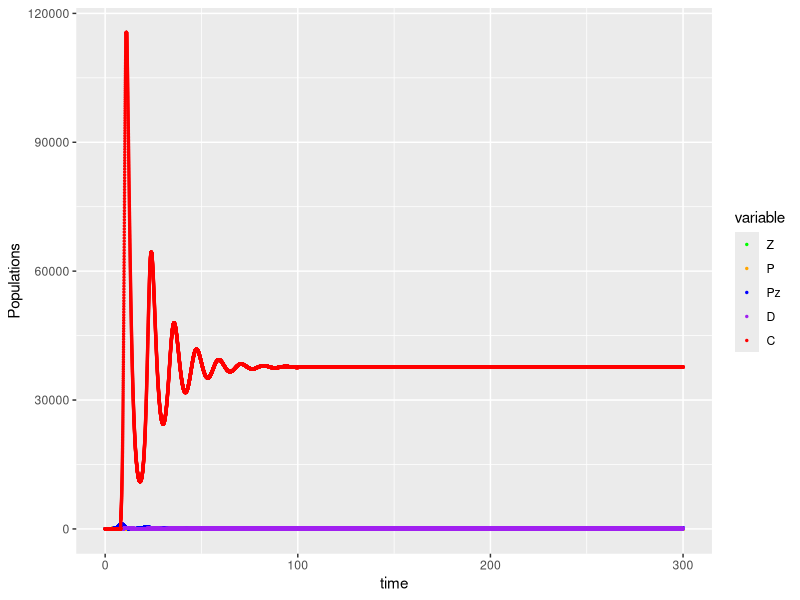
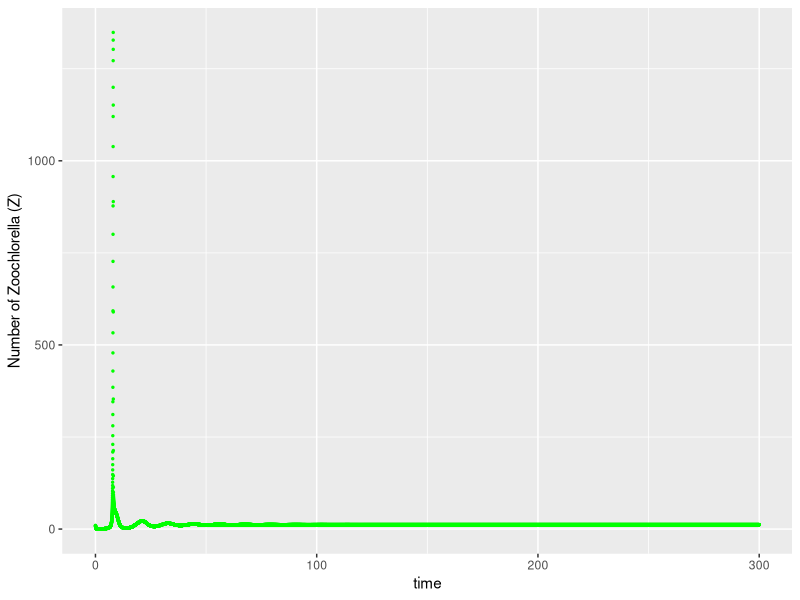
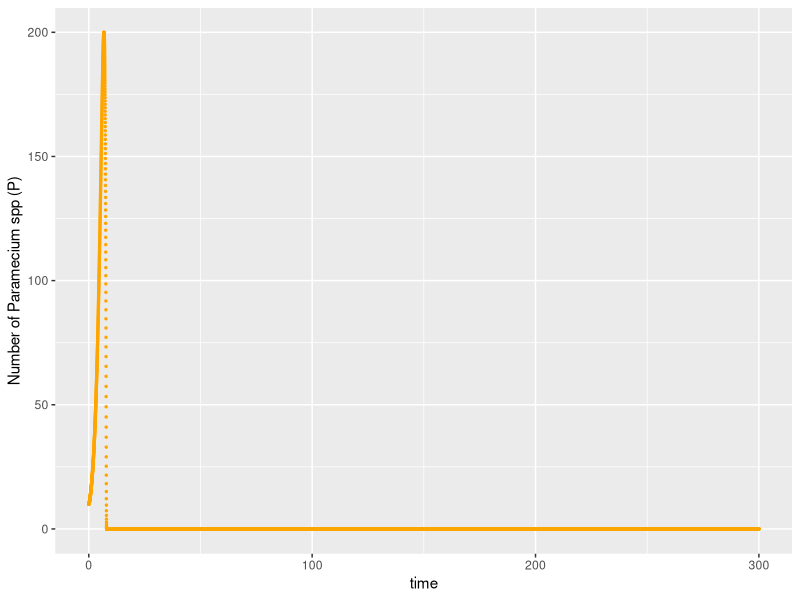
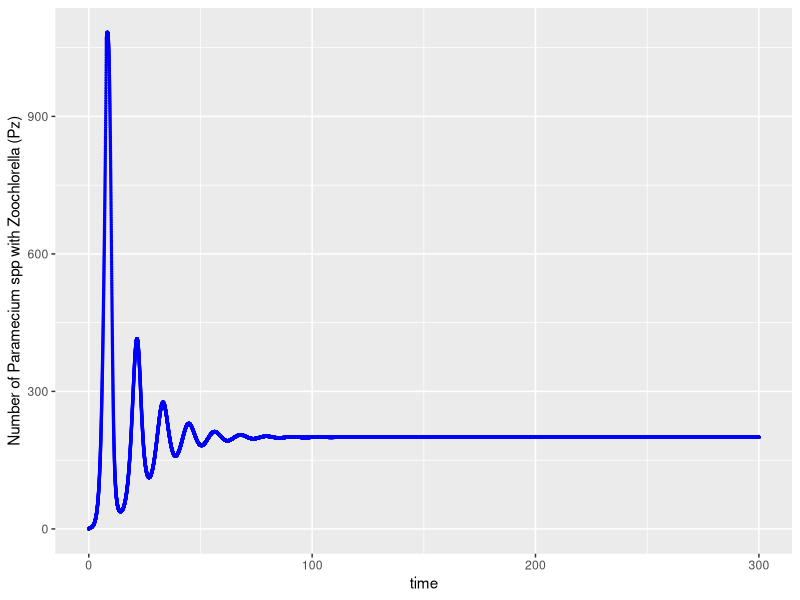
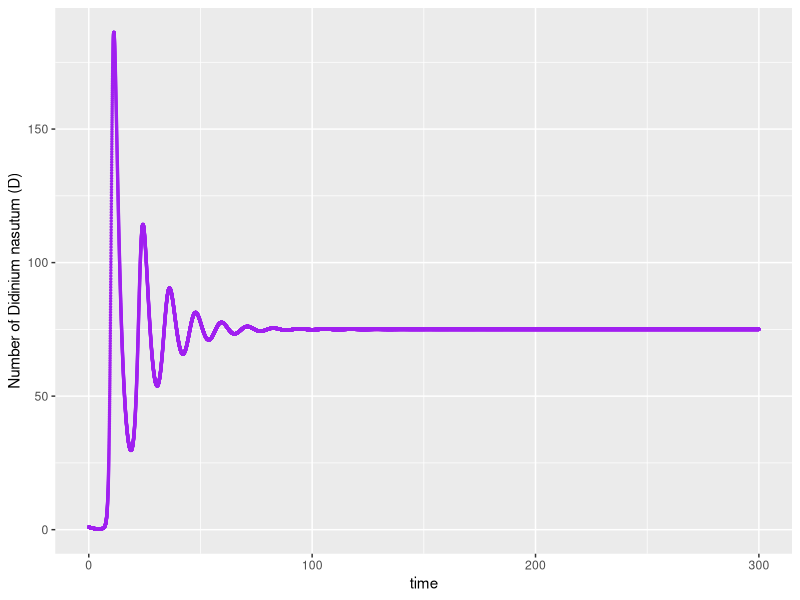
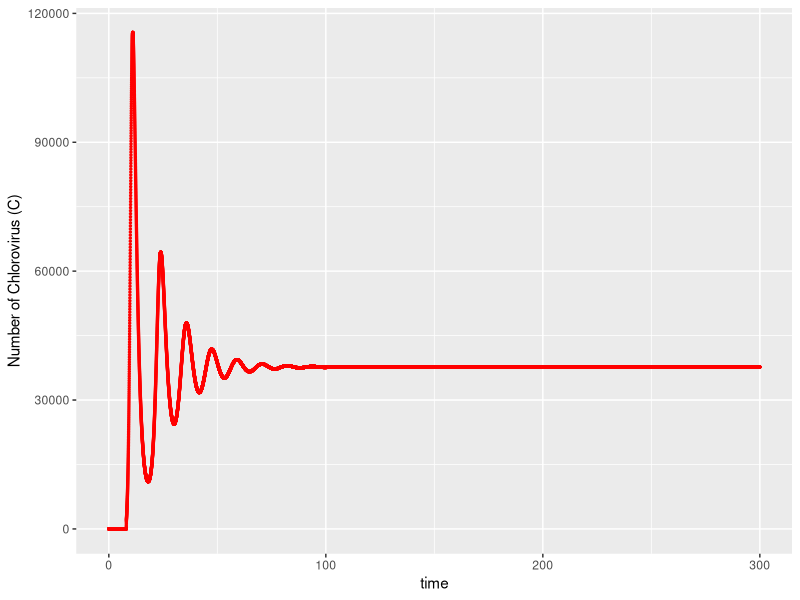
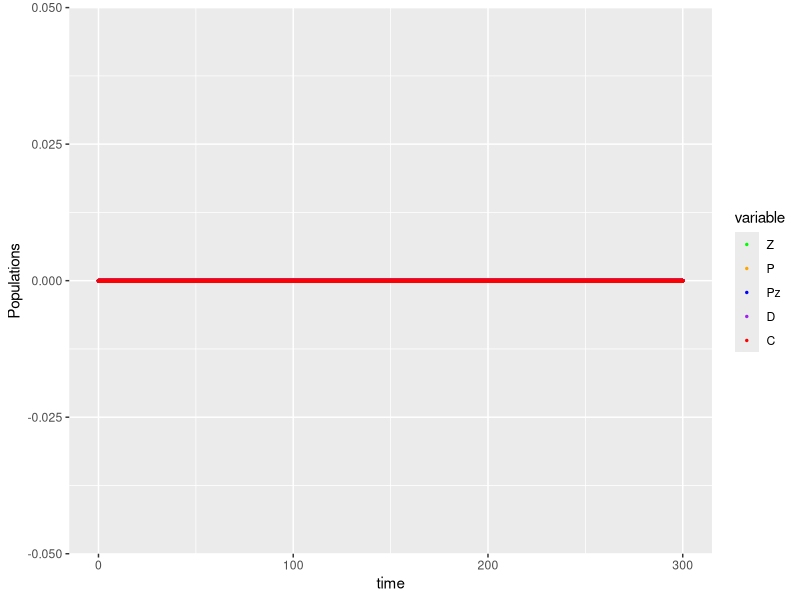
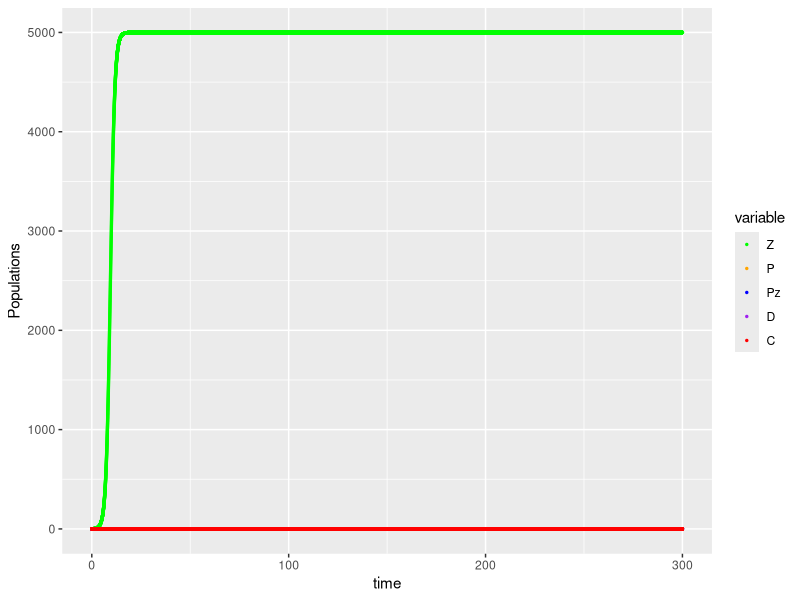

These charts were generated, in order, by the following R code:
## ---- chunk 1
knitr::opts_chunk$set(echo = TRUE)
## ---- chunk 2
# libraries
library('deSolve');
library('reshape2');
library('ggplot2');
library('ggthemes');
library('scales');

# time sequence 
time <- seq(from=0, to=300, by=0.01);

# parameters
parameters <- c(r_Z=0.9, 
                r_P=0.6, 
                r_Pz=0.9, 
                K_z=5000,
                K_P=1000, 
                K_Pz=1200, 
                mu_Pz=0.001, 
                mu_D=0.4, 
                mu_C=0.6,
                s=0.6, 
                i=0.05, 
                delta=0.2, 
                pp=0.01, 
                qq=0.3,
                g=500, 
                alpha=0, 
                theta=0.1, 
                k1=1, 
                k2=1);

# m1 = q*p
# m2+f2 = p
# m1+f1= p
# , 
# m1=0.75, 
# m2=0.30, 
# f1=0.25, 
# f2=0.70

# model
model1 <- function(t, state, parameters){
  with( as.list( c(state, parameters) ), {
    
    dZ  <- r_Z*Z*(1-Z/K_z) + (1-alpha)*g*(qq*pp*D + mu_Pz)*Pz - s*Z*P - i*Z*C;
    dP  <- r_P*P*(1-P/K_P) - theta*s*Z*P - (pp)*P*D;
    dPz <- r_Pz*Pz*(1-Pz/K_Pz) + theta*s*Z*P - (pp)*Pz*D;
    dD  <- delta*( (pp)*P + (pp)*Pz )*D - mu_D*D;
    dC  <- k1*i*Z*C + k2*alpha*g*(qq*pp*D + mu_Pz)*Pz*C - mu_C*C;
    
    return( list( c(dZ, dP, dPz, dD, dC) ) );
  })
}

# initial conditions
state <- c(Z=10, P=10, Pz=0, D=1, C=1);

# Numerical solution
res <- ode(y=state, times=time, func=model1, parms=parameters, method='lsoda');
## ---- chunk 3
# Plot
res_df <- as.data.frame(x=res);
res_m <- melt(data=res_df, id.vars='time');
## ---- chunk 4
p <- ggplot(data=res_m, mapping=aes(x=time, y=value, color=variable ) ) + 
  geom_point(size=0.5) + 
  scale_color_manual(breaks=c("Z", "P", "Pz", "D", "C"), values=c("green", "orange", "blue", "purple", "red") ) + 
  labs(y='Populations');
print(p);
## ---- chunk 5
Z_m <- res_m[which(res_m$variable=='Z'), ];
p_Z <- ggplot(data=Z_m, mapping=aes(x=time, y=value) ) + 
  geom_point(size=0.5, col='green') + 
  labs(y='Number of Zoochlorella (Z)');
print(p_Z);
## ---- chunk 6
P_m <- res_m[which(res_m$variable=='P'), ];
p_P <- ggplot(data=P_m, mapping=aes(x=time, y=value) ) + 
  geom_point(size=0.5, col='orange') + 
  labs(y='Number of Paramecium spp (P)');
print(p_P);
## ---- chunk 7
Pz_m <- res_m[which(res_m$variable=='Pz'), ];
p_Pz <- ggplot(data=Pz_m, mapping=aes(x=time, y=value) ) + 
  geom_point(size=0.5, col='blue') + 
  labs(y='Number of Paramecium spp with Zoochlorella (Pz)');
print(p_Pz);
## ---- chunk 8
D_m <- res_m[which(res_m$variable=='D'), ];
p_D <- ggplot(data=D_m, mapping=aes(x=time, y=value) ) + 
  geom_point(size=0.5, col='purple') + 
  labs(y='Number of Didinium nasutum (D)');
print(p_D);
## ---- chunk 9
C_m <- res_m[which(res_m$variable=='C'), ];
p_C <- ggplot(data=C_m, mapping=aes(x=time, y=value) ) + 
  geom_point(size=0.5, col='red') + 
  labs(y='Number of Chlorovirus (C)');
print(p_C);
## ---- chunk 10
# initial conditions
state <- c(Z=0, P=0, Pz=0, D=0, C=0);
## ---- chunk 11
# Numerical solution
res <- ode(y=state, times=time, func=model1, parms=parameters, method='lsoda');

# Plot
res_df <- as.data.frame(x=res);
res_m <- melt(data=res_df, id.vars='time');

p <- ggplot(data=res_m, mapping=aes(x=time, y=value, color=variable ) ) + 
  geom_point(size=0.5) +
  scale_color_manual(breaks=c("Z", "P", "Pz", "D", "C"), values=c("green", "orange", "blue", "purple", "red") ) + 
  labs(y='Populations');
print(p);
## ---- chunk 12
# initial conditions
state <- c(Z=1, P=0, Pz=0, D=0, C=0);
## ---- chunk 13
# Numerical solution
res <- ode(y=state, times=time, func=model1, parms=parameters, method='lsoda');

# Plot
res_df <- as.data.frame(x=res);
res_m <- melt(data=res_df, id.vars='time');

p <- ggplot(data=res_m, mapping=aes(x=time, y=value, color=variable ) ) + 
  geom_point(size=0.5) +
  scale_color_manual(breaks=c("Z", "P", "Pz", "D", "C"), values=c("green", "orange", "blue", "purple", "red") ) + 
  labs(y='Populations');
print(p);
## ---- chunk 14
# initial conditions
state <- c(Z=0, P=1, Pz=0, D=0, C=0);
## ---- chunk 15
# Numerical solution
res <- ode(y=state, times=time, func=model1, parms=parameters, method='lsoda');

# Plot
res_df <- as.data.frame(x=res);
res_m <- melt(data=res_df, id.vars='time');

p <- ggplot(data=res_m, mapping=aes(x=time, y=value, color=variable ) ) + 
  geom_point(size=0.5) +
  scale_color_manual(breaks=c("Z", "P", "Pz", "D", "C"), values=c("green", "orange", "blue", "purple", "red") ) + 
  labs(y='Populations');
print(p);
